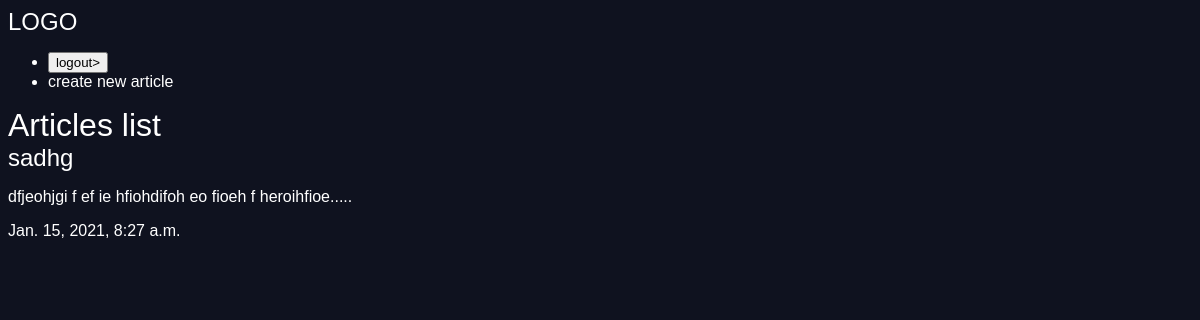
Screenshot of /articles/ (signed in) with the database file from the repository.
### articles/models.py (models this page shows, shortened)
class Article(models.Model):
    title = models.CharField(max_length = 100)
    slug = models.SlugField()
    body = models.TextField()
    date = models.DateTimeField(auto_now_add = True)
    image = models.ImageField(default='default.jpg',blank=True)
    author = models.ForeignKey(User,default = None, on_delete=models.CASCADE)
    def snippet(self):
        return self.body[0:50] + '.....'

### articles/views.py (the view)
# urls.py: path('', views.articles_list,name="list"),
def articles_list(request):
    articles = models.Article.objects.all().order_by('-date')
    args = {'articles':articles}
    return render(request,'articles/articleslist.html',args)

### articles/templates/articles/articleslist.html (shortened to what this page needs)
{% extends 'base.html' %}
{% block content %}
 <div class="container">
    <h1>Articles list</h1>
    {% for article in articles %}
    <h2><a href="{%  url 'articles:detail' slug=article.slug %}">{{article.title}}</a></h2>
    <p>{{article.snippet}}</p>
    <p>{{article.date}}</p>
    {% endfor %}
</div>
{% endblock %}

### assets/styles.css (style rules this page uses)
body { background-color: #0f121f; background-image:url(stars.jpg); background-repeat-y:norepeat; background-attachment: fixed; color: #fff; }
body * { font-family: arial; }
h1,h2,h3,h4,h5 { font-weight: normal; margin: 0; }
a,a:hover,a:visited { color: #fff; text-decoration: none; }

### rows the page displays
Article: title "sadhg", snippet "dfjeohjgi f ef ie hfiohdifoh eo fioeh f heroihfioe.....", date "Jan. 15, 2021, 8:27 a.m."
